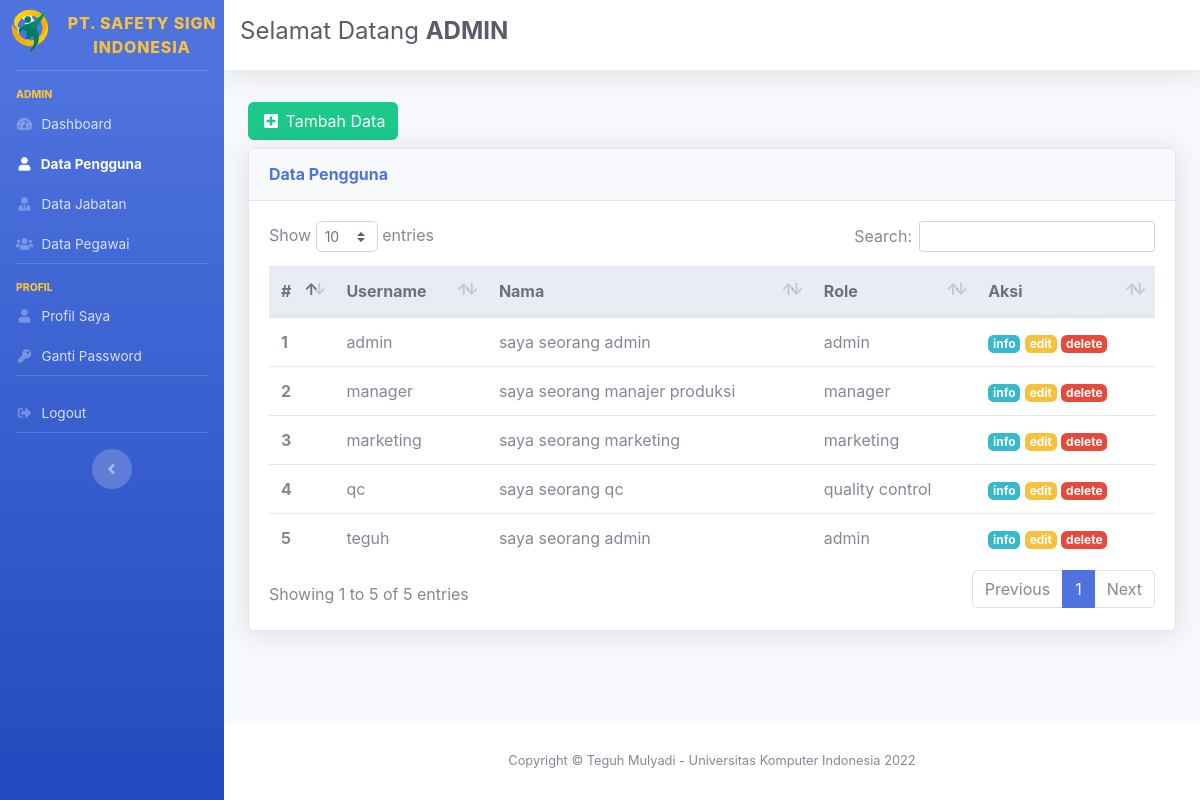
Before: /admin/index.php?menu=pengguna&action=tampil (signed in) with the older database file.
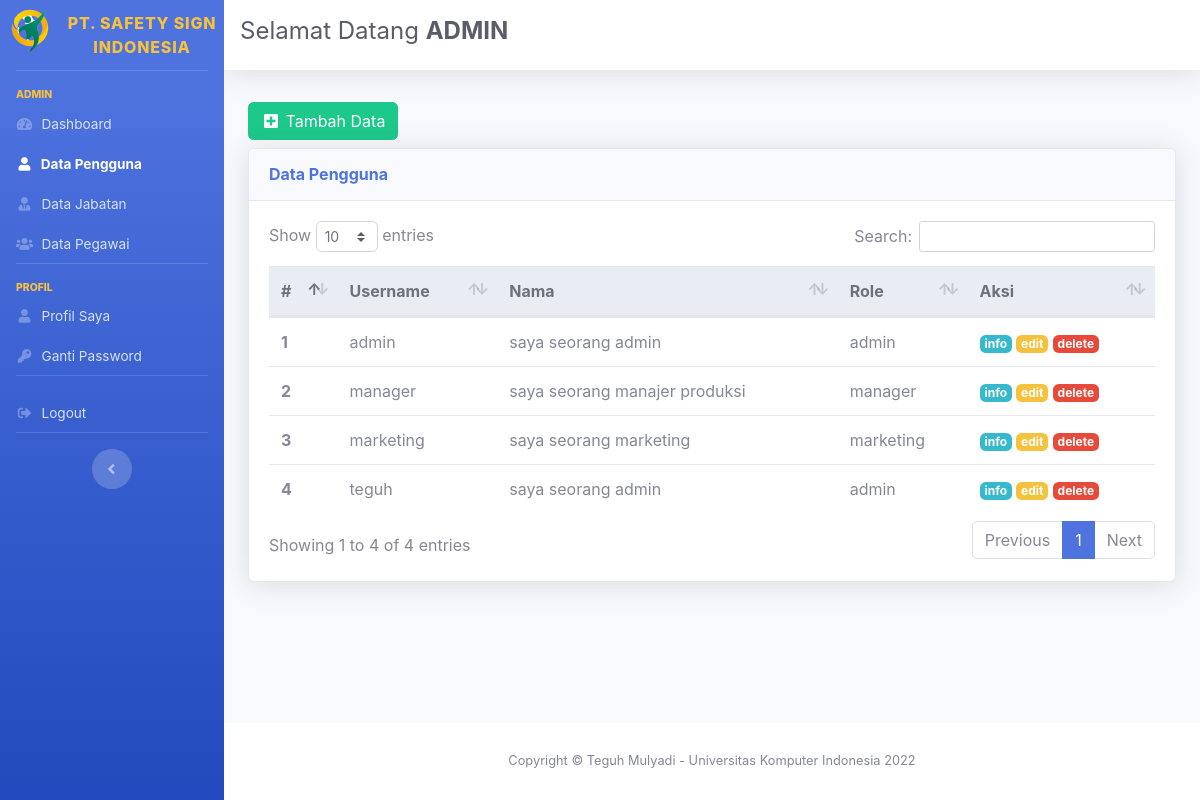
After: the same page with the newer database file.
### tables this page shows
CREATE TABLE `tbl_pengguna` (
  `id_pengguna` int(11) NOT NULL,
  `username` varchar(128) NOT NULL,
  `password` varchar(128) NOT NULL,
  `id_pegawai` int(11) NOT NULL,
  `id_hak_akses` int(11) NOT NULL
);

CREATE TABLE `tbl_pegawai` (
  `id_pegawai` int(11) NOT NULL,
  `nip` varchar(20) NOT NULL,
  `nama_pegawai` varchar(128) NOT NULL,
  `alamat` text NOT NULL,
  `no_telepon` varchar(13) NOT NULL,
  `email` varchar(128) NOT NULL,
  `tempat_lahir` varchar(50) NOT NULL,
  `tgl_lahir` date NOT NULL,
  `id_jabatan` int(11) NOT NULL
);

CREATE TABLE `tbl_jabatan` (
  `id_jabatan` int(11) NOT NULL,
  `nama_jabatan` varchar(50) NOT NULL
);

### admin/tampil_data_user.php (the view)
<?php
include 'config.php';
$sql = "SELECT tbl_pengguna.id_pengguna, tbl_pengguna.username,tbl_pegawai.nip, tbl_pegawai.nama_pegawai, tbl_pegawai.alamat, tbl_pegawai.no_telepon, tbl_pegawai.email, tbl_pegawai.tempat_lahir, tbl_pegawai.tgl_lahir, tbl_pegawai.id_jabatan, tbl_jabatan.nama_jabatan
FROM tbl_pengguna
JOIN tbl_pegawai ON tbl_pengguna.id_pegawai=tbl_pegawai.id_pegawai
JOIN tbl_jabatan ON tbl_pegawai.id_jabatan=tbl_jabatan.id_jabatan
ORDER BY tbl_pengguna.id_pengguna ASC";
$hasil = mysqli_query($con, $sql);
?>
<a href="?menu=pengguna&action=tambah" class="btn btn-success my-2">
    <i class="fas fa-fw fa-plus-square"></i>
    <span>Tambah Data</span>
</a>
<div class="card shadow mb-4">
    <div class="card-header py-3">
        <h6 class="m-0 font-weight-bold text-primary">Data Pengguna</h6>
    </div>
    <div class="card-body">
        <div class="table-responsive">
            <table class="table table-hover" id="dataTable" width="100%" cellspacing="0">
                <thead class="thead-light">
                    <tr>
                        <th>#</th>
                        <th>Username</th>
                        <th>Nama</th>
                        <th>Role</th>
                        <th>Aksi</th>
                    </tr>
                </thead>
                <tbody>
                    <?php
                    $i = 1;
                    while ($row = mysqli_fetch_assoc($hasil)) {
                    ?>
                        <tr>
                            <th scope="row"><?= $i++ ?></th>
                            <td><?= $row['username']; ?></td>
                            <td><?= $row['nama_pegawai']; ?></td>
                            <td><?= $row['nama_jabatan']; ?></td>
                            <td>
                                <a href="?menu=pengguna&action=detail&id=<?= $row['id_pengguna'] ?>" class="badge badge-info">info</a>
                                <a href="?menu=pengguna&action=edit&id=<?= $row['id_pengguna'] ?>" class="badge badge-warning">edit</a>
                                <a href="proses_delete_data_user.php?id=<?= $row['id_pengguna'] ?>" class="badge badge-danger" onclick="return confirm('Yakin delete?');">delete</a>
                            </td>
                        </tr>
                    <?php }
                    ?>
                </tbody>
            </table>
        </div>
    </div>
</div>

Changed rows visible on the page:
removed tbl_pengguna: username "qc", id_pegawai.nama_pegawai "saya seorang qc", tbl_jabatan.nama_jabatan "quality control"
Other visible differences:
text written by a page script: "Show entries Search: Showing 1 to 5 of 5 entries Previous 1 Next" → "Show entries Search: Showing 1 to 4 of 4 entries Previous 1 Next"
